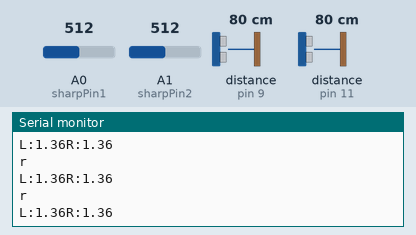
A sketch run on a simulated Arduino Uno, built with avr-gcc and run on an emulated ATmega328P. On the bench: the last lines printed to the serial monitor. Inputs (shaded band) come from the test bench; at power-on: A1 (sharpPin2) = 512, A0 (sharpPin1) = 512, distance to the obstacle (sensors on pin 9, pin 11) 80 cm. The echo pulse lasts 58.3 µs per cm.

Above: at 1.2 s.
1.3 s: A1 (sharpPin2) set to 716
At 1.59 s:
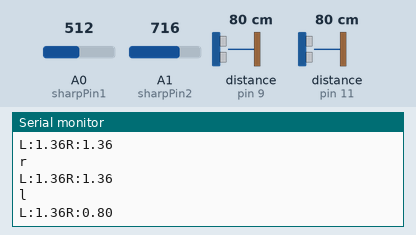
3.1 s: A0 (sharpPin1) set to 716
At 3.2 s:
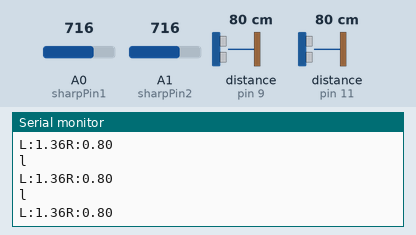
4.6 s: distance to the obstacle (sensor on pin 9) set to 4 cm
At 6.52 s:
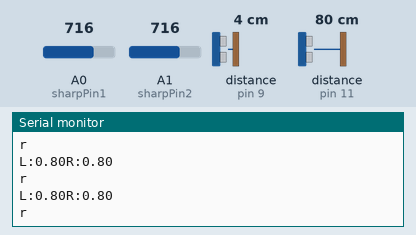
7.6 s: distance to the obstacle (sensor on pin 9) set to 2 cm
At 7.6 s:
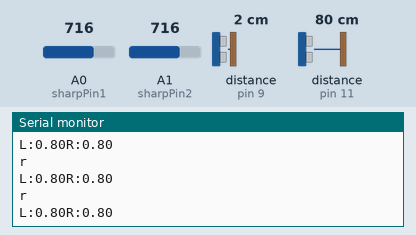

The sketch:

filter_working_version.ino
```cpp
#include <hcsr04.h>
#include <SharpDistSensor.h>
#include "string.h"
#include <SD.h>

using namespace std;

//Pins for IR Sensors
const byte sharpPin1 = A0;
const byte sharpPin2 = A1;

// Window size of the median filter (odd number, 1 = no filtering)
const byte medianFilterWindowSize = 5;

//Pins for Ultra Sound Sensors
#define TRIG_PIN1 10
#define ECHO_PIN1 9
#define TRIG_PIN2 12
#define ECHO_PIN2 11

//Instances of SharpDistSensor Class
SharpDistSensor sharp1(sharpPin1, medianFilterWindowSize);
SharpDistSensor sharp2(sharpPin2, medianFilterWindowSize);


//Instances of Ultrasound Sensor Class
HCSR04 us1(TRIG_PIN1, ECHO_PIN1, 20, 4000);
HCSR04 us2(TRIG_PIN2, ECHO_PIN2, 20, 4000);


void setup(){
    Serial.begin(9600);
}

double sum;
int counter = 0;

double ir[20];
double us[20];

double average;


void loop() {

  double distance1 = 0;
  double distance2 = 0;

  double l_us = (double)us1.distanceInMillimeters()/1000;
  double l_ir = (double)sharp1.getDist()/100;


  double r_us = (double)us2.distanceInMillimeters()/1000;
  double r_ir = (double)sharp2.getDist()/100;

  int l_vol;
  int r_vol;

  if(counter < 10){
    ir[counter] = l_ir;
    us[counter] = l_us;
    sum += ir[counter] + us[counter];
    counter++;
  }
  else{
    average = sum/20;
    sum = 0;
    counter = 0;
    if (l_us > 1.5 && l_us < 2.2) {
      distance1 = average;
      l_vol = (distance1 * -25) + 125;
    }
    else if(l_us < 1.5){
      distance1 = l_us;
      l_vol = 100;
    }
    else if(l_ir > 2.2){
      distance1 = l_ir;
      l_vol = (distance1 * -25) + 125;
    }

    if (r_us > 1.5 && r_us < 2.2) {
      distance2 = (r_us + r_ir)/2;
      r_vol = (distance2 * -25) + 125;

    }
    else if(r_us < 1.5){
      distance2 = r_us;
      r_vol = 100;

    }
    else if(r_ir > 2.2){
      distance2 = r_ir;
      r_vol = (distance2   * -25) + 125;

    }

    String leftvol;
    String rightvol;
/*
    if(l_vol < 100 & l_vol > 10){
      leftvol = '0' + (String)((int)l_vol);
    }
    else if(l_vol < 10 && l_vol > 0){
      leftvol = '0' + '0' + (String)((int)l_vol);
    }
    else{
      leftvol = '000';
    }
    if(r_vol < 100 & r_vol > 10){
      rightvol = '0' + (String)((int)r_vol);
    }
    else if(r_vol < 10 && r_vol > 0){
      rightvol = '0' +'0' + (String)((int)r_vol);
    }
    else{
      rightvol = '000';
    }
*/
    // String l0 = "";
    // String r0 = "";
    // int l = l_vol;
    // int r = r_vol;

    // for (int i = 0; i < 1; i++)
    // {
    //     if (l / 10 < 10)
    //     {
    //         l0 += '0';
    //         l/=10;
    //     }
    //     if (r / 10 < 10)
    //     {
    //         r0 += '0';
    //         r/=10;
    //     }
    // }

    //File file;

    String send = "n";
    if (l_ir > 2 && r_ir > 2)
    {
        send =  "n";
    }
    else if (l_ir > r_ir)
    {
      send = "l";
    }
    else
      send = "r";

    //String send = String(l_vol) + " " +String(r_vol);

    // Serial.print("US1: ");
    Serial.println(send);
    Serial.println("L:" + String(l_ir) + "R:" + String(r_ir));
    //Serial.println(l_us);

   // Serial.write(13);
    //Serial.write(10);
    // Serial.print(" IR1: ");
    // Serial.print(l_ir);
    // Serial.print(" D: ");
    // Serial.println(distance1);
  }


  // Wait some time
  delay(0);

}
```

Measured:
- after the input at 1.3 s, the serial monitor: prints a new line after 0.16 s (image 1)
